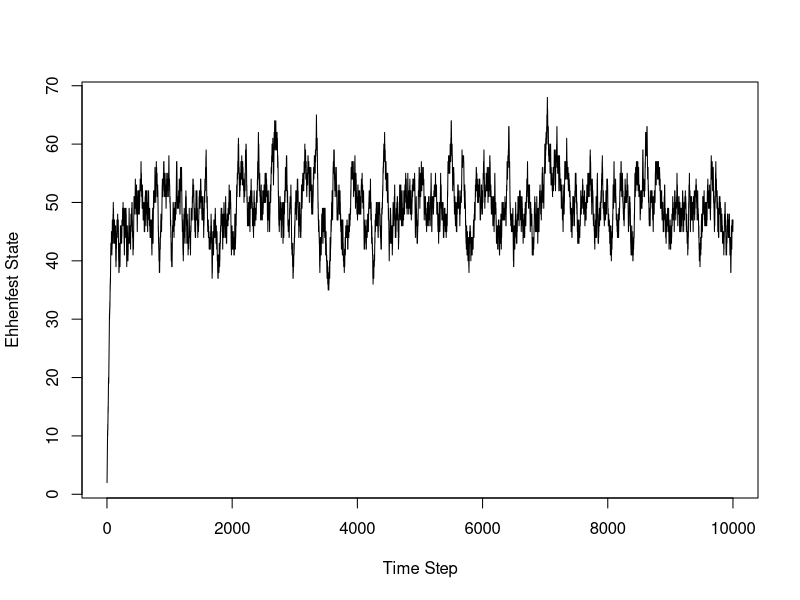

Generate this figure with R:
## This script illustrates the ergodic theorem using the Ehrenfest model of diffusion
## Author: Vladimir N. Minin
## last update: 07/11/2021

#' Generate the next state of the Ehrenfest diffusion model
#'
#' @param cur_state Current state of the Ehrenfest diffusion model
#' @param num_mol Total number of moleculers in the Ehrenfest diffusion model
#'
#' @return an integer that is either (cur_state+1) or (cur_state-1)
#'
#' @examples
#' next_state(32, 1000)
next_state = function(cur.state, num.mol){
  return.value=NULL
  
  if (runif(1) < cur.state/num.mol){
    return.value = cur.state - 1
  } else {
    return.value = cur.state + 1
  }

  ## this function randomly draws a new state of the Ehrenfest model
  ## One of your tasks is to finish writing this function 
  return(return.value)
}

## set the number of molecules and the number of iterations
my_num_mol = 100
sim_size = 10000

## initialize the chain by drawing the initial state uniformly at random from all possible states. R function `sample()' will be handy.
my_draws = numeric(sim_size)
my_draws[1] = next_state(cur.state = 1, num.mol = my_num_mol)#FINISH AND UNCOMMENT THIS LINE

## run the Markov chain

for (i in 2:sim_size){
  ## use next.state function to evolve the Markov chain one step at a time

  my_draws[i] = next_state(cur.state = my_draws[i-1], num.mol = my_num_mol)#FINISH AND UNCOMMENT THIS LINE
}

## plot the chain

plot(1:sim_size, my_draws, type="l", ylab="Ehhenfest State", xlab="Time Step")

## get the "time averages"

mean(my_draws)
var(my_draws)

## get the "space averages," theoretical binomial
## mean and variance
my_num_mol/2
my_num_mol/4
